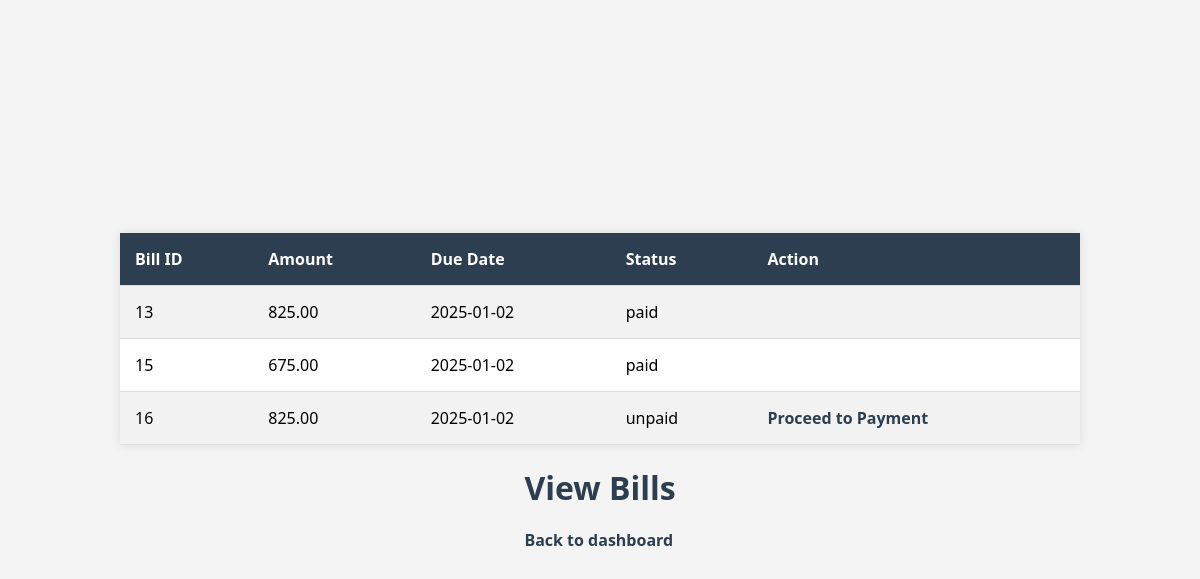
Screenshot of /view_bills.php (signed in) with the database file from the repository.
### tables this page shows
CREATE TABLE `bills` (
  `bill_id` int(11) NOT NULL,
  `customer_id` int(11) DEFAULT NULL,
  `amount` decimal(10,2) DEFAULT NULL,
  `due_date` date DEFAULT NULL,
  `status` varchar(50) DEFAULT NULL
);

### view_bills.php (the view, shortened to what this page needs)
<?php
include 'db.php';
if (isset($_SESSION['customer_id'])) {
    $customer_id = $_SESSION['customer_id'];
    $sql = "SELECT * FROM Bills WHERE customer_id='$customer_id'";
    $result = $conn->query($sql);
    if ($result->num_rows > 0) {
        echo "<table>
                <tr>
                    <th>Bill ID</th>
                    <th>Amount</th>
                    <th>Due Date</th>
                    <th>Status</th>
                    <th>Action</th>
                </tr>";
        while ($row = $result->fetch_assoc()) {
            echo "<tr>
                    <td>{$row['bill_id']}</td>
                    <td>{$row['amount']}</td>
                    <td>{$row['due_date']}</td>
                    <td>{$row['status']}</td>
                    <td>";
            if ($row['status'] == 'unpaid') {
                echo "<a href='proceed_payment.php?bill_id={$row['bill_id']}'>Proceed to Payment</a>";
            }
            echo "</td></tr>";
        }
        echo "</table>";
    } else {
        echo "<p>No bills found.</p>";
    }
} else {
    echo "<p>Customer ID not found in session.</p>";
}
?>
<!DOCTYPE html>
<html lang="en">
<head>
</head>
        <header>
        <h1>View Bills</h1>
        <p><a href="customer_dashboard.php"> Back to dashboard</a></p>
    </header>
<body>
</body>
</html>

### view_bills.php (style rules this page uses)
body { font-family: 'Segoe UI', Tahoma, Geneva, Verdana, sans-serif; background-color: #f4f4f4; margin: 0; padding: 0; display: flex; justify-content: center; align-items: center; height: 100vh; flex-direction: column; }
h1 { color: #2c3e50; margin-bottom: 20px; }
table { width: 80%; border-collapse: collapse; box-shadow: 0 0 10px rgba(0, 0, 0, 0.1); background-color: white; }
th, td { padding: 15px; text-align: left; border-bottom: 1px solid #ddd; }
th { background-color: #2c3e50; color: white; }
tr:nth-child(even) { background-color: #f2f2f2; }
a { color: #2c3e50; text-decoration: none; font-weight: bold; }
p { color: #2c3e50; }

### rows the page displays
bills: bill_id "13", amount "825.00", due_date "2025-01-02", status "paid"
bills: bill_id "15", amount "675.00", due_date "2025-01-02", status "paid"
bills: bill_id "16", amount "825.00", due_date "2025-01-02", status "unpaid"
